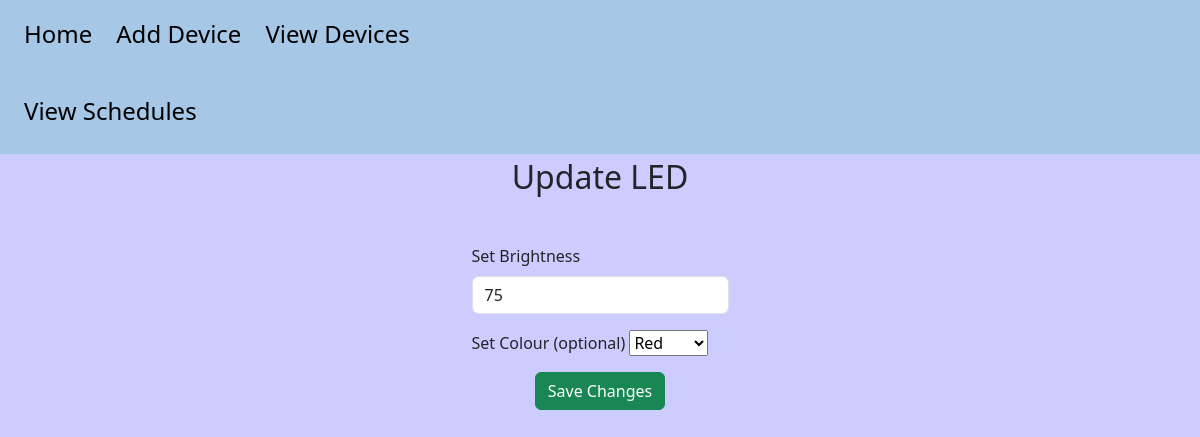
Page /update_light/8 on the committed database.
### database.py (models this page shows, shortened)
class Device(db.Model):
    __tablename__ = "devices"
    id = db.Column(db.Integer, primary_key=True)
    name = db.Column(db.String(80), nullable=False)
    type = db.Column(db.String(20), nullable=False)
    status = db.Column(db.Boolean, default=False)
    temperature = db.Column(db.Integer, nullable=True)
    brightness = db.Column(db.Integer, nullable=True)
    colour = db.Column(db.String(20), nullable=True)

### routes.py (the view, shortened to what this page needs)
@app.route('/update_light/<int:device_id>', methods=['GET', 'POST'])
def update_light(device_id):
    device = Device.query.get_or_404(device_id)
    if device.type not in ('BasicLight', 'ColourLight'):
        raise InvalidDeviceTypeError("Brightness can't be updated for this device.")
    form = UpdateBrightnessForm()
    return render_template('update_light.html', form=form, device=device, title='Change Light')

### forms.py
class UpdateBrightnessForm(FlaskForm):
    brightness = IntegerField('Set Brightness', validators=[DataRequired()])
    colour = SelectField('Set Colour (optional)', choices=[(c.name, c.value.title()) for c in Colour], validators=[Optional()])
    submit = SubmitField('Save Changes')

### templates/update_light.html (shortened to what this page needs)
{% extends 'base.html' %}
{% block body %}
<h2 class="title">Update {{ device.name }}</h2>
<div class="row">
    <div class="col"></div>
    <div class="col updating">
        <form method="POST">
    <div class="mb-3">
        {{ form.brightness.label(class="form-label") }}
        {{ form.brightness(class="form-control", value=device.brightness or '') }}
    </div>
    <div class="mb-3">
        {% if device.type == 'ColourLight' %}
            {{ form.colour.label }} {{ form.colour() }}
        {% endif %}
    </div>
    <div class="upbutt">
        <button type="submit" class="btn btn-success">{{ form.submit.label.text }}</button>
    </div>
</form>
    </div>
    <div class="col"></div>
</div>
{% endblock %}

### static/style.css (style rules this page uses)
body { background-color: #CCCCFF; }
.title { text-align: center; padding-bottom: 40px; }
.updating, .upbutt { display: flex; justify-content: center; }

### rows in the picture
Device: name "LED", brightness "75", colour "Red"
